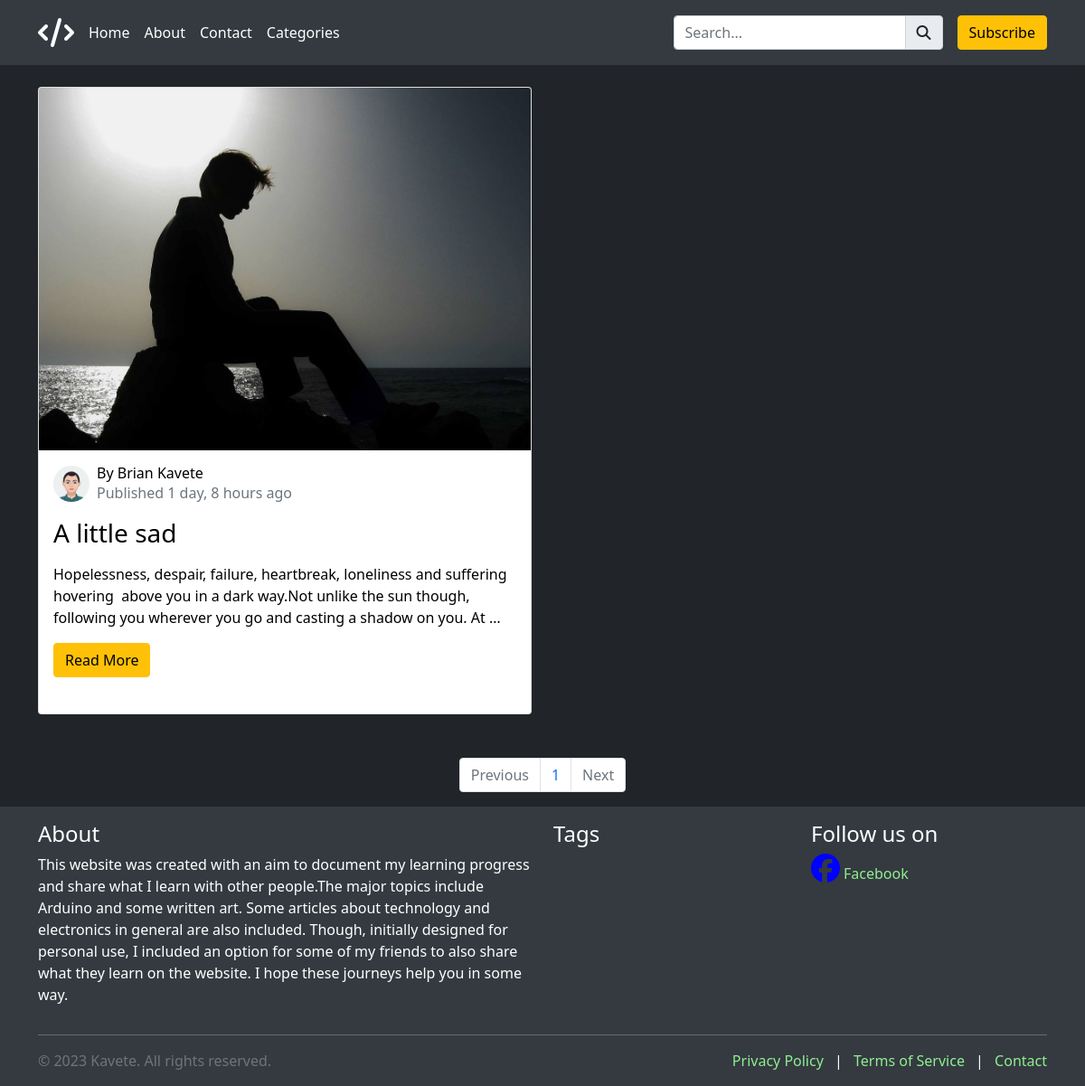
/tags/sad, run on the app's committed database.
### kavete/models.py (models this page shows, shortened)
class BlogPost(models.Model):
    category_choices = [
        ('arduino', 'Arduino'),
        ('electronics', 'Electronics'),
        ('linux', 'Linux'),
        ('literature', 'Literature'),
    ]
    title = models.CharField(max_length=255, unique=True)
    author = models.ForeignKey(UserProfile, on_delete=models.CASCADE)
    category = models.CharField(max_length=20, choices=category_choices)
    content = RichTextUploadingField(unique=True)
    date_published = models.DateTimeField(auto_now_add=True)
    date_updated = models.DateTimeField(auto_now=True)
    preview_image = models.ImageField(upload_to=unique_image_name, null=True, blank=True)
    tags = models.ManyToManyField(Tag)

### user_profiles/models.py (models this page shows, shortened)
class UserProfile(models.Model):
    user = models.OneToOneField(User, on_delete=models.CASCADE)
    avatar = models.ImageField(upload_to=unique_avatar_name, null=True, blank=True)
    about = models.TextField(null=True, blank=True)

### kavete/views.py (the view)
# urls.py: path('tags/<str:tag_name>', views.get_posts_by_tag, name='posts_by_tag'),
def get_posts_by_tag(request, tag_name):
    tag = get_object_or_404(Tag, name=tag_name)
    posts_with_tag = BlogPost.objects.filter(tags=tag)
    paginator = Paginator(posts_with_tag, per_page=2)
    page_number = request.GET.get('page')
    data = paginator.get_page(page_number)
    context = {
        'tag': tag,
        'post_with_tag': data
    }
    return render(request, 'posts_by_tag.html', context)

### kavete/context_processors.py (called while the page is built)
def get_all_tags(request):
    all_tags = Tag.objects.all().order_by('?')[:10]
    return {
        'all_tags': all_tags
    }

### kavete/models.py (called while the page is built)
    def __str__(self):
        return self.name

### templates/posts_by_tag.html (shortened to what this page needs)
{% extends 'layout/base.html' %}
{% load humanize %}
{% block content %}
    <div class="container mt-4 mb-4">
        <div class="row align-items-stretch">
                {% for post in post_with_tag %}
                    <div class="col-md-6 mb-4">
                        <div class="card mb-4 h-100">
                            {% if post.preview_image %}
                                <img src="{{ post.preview_image.url }}" alt="Blog Post Image" class="card-img-top">
                            {% endif %}
                            <div class="card-body">
                                <div class="d-flex align-items-center mb-3">
                                    <img src="{{ post.author.avatar.url }}" alt="Author Avatar" class="rounded-circle me-2"
                                         style="width: 40px; height: 40px;">
                                    <div>
                                        <h6 class="m-0 text-black">
                                            By {{ post.author.user.first_name }} {{ post.author.user.last_name }}</h6>
                                        <p class="text-muted m-0">Published {{ post.date_published | naturaltime }}</p>
                                    </div>
                                </div>
                                <h3 class="card-title">{{ post.title }}</h3>
                                <p class="card-text">
                                    {{ post.content | truncatewords:30 | safe }}
                                </p>
                                <a href="{{ post.id }}" class="btn btn-warning">Read More</a>
                            </div>
                        </div>
                    </div>
                {% endfor %}
        </div>
    </div>
    <nav aria-label="Page navigation">
        <ul class="pagination justify-content-center">
            {% if post_with_tag.has_previous %}
                <li class="page-item">
                    <a class="page-link" href='?page={{ post_with_tag.previous_page_number }}'>&laquo; Previous</a>
                </li>
            {% else %}
                <li class="page-item disabled">
                    <a class="page-link" href='#' tabindex="-1" aria-disabled="True">Previous</a>
                </li>
            {% endif %}
            <li class="page-item">
                <a href="#" class="page-link">{{ post_with_tag.number }}</a>
            </li>
            {% if post_with_tag.has_next %}
                <li class="page-item">
                    <a class="page-link" href='?page={{ post_with_tag.next_page_number }}'>Next &raquo;</a>
                </li>
            {% else %}
                <li class="page-item disabled">
                    <a class="page-link" href='' tabindex="-1" aria-disabled="True">Next</a>
                </li>
            {% endif %}
        </ul>
    </nav>
{% endblock %}

### static/main_assets/css/main_styles.css (style rules this page uses)
body { background-color: #212529; color: #fff; }
.card { color: #000; }
a { color: lightgreen; text-decoration: none; }

### data on the page
BlogPost: preview_image (picture), author.avatar (picture), author.user.first_name "Brian", author.user.last_name "Kavete", date_published "1 day, 8 hours ago", title "A little sad", content "Hopelessness, despair, failure, heartbreak, loneliness and suffering hovering above you in a dark way.Not unlike the sun though, following you wherever you go and casting a shadow on you. At …"

### other printed values
{{ post_with_tag.number }} "1"
